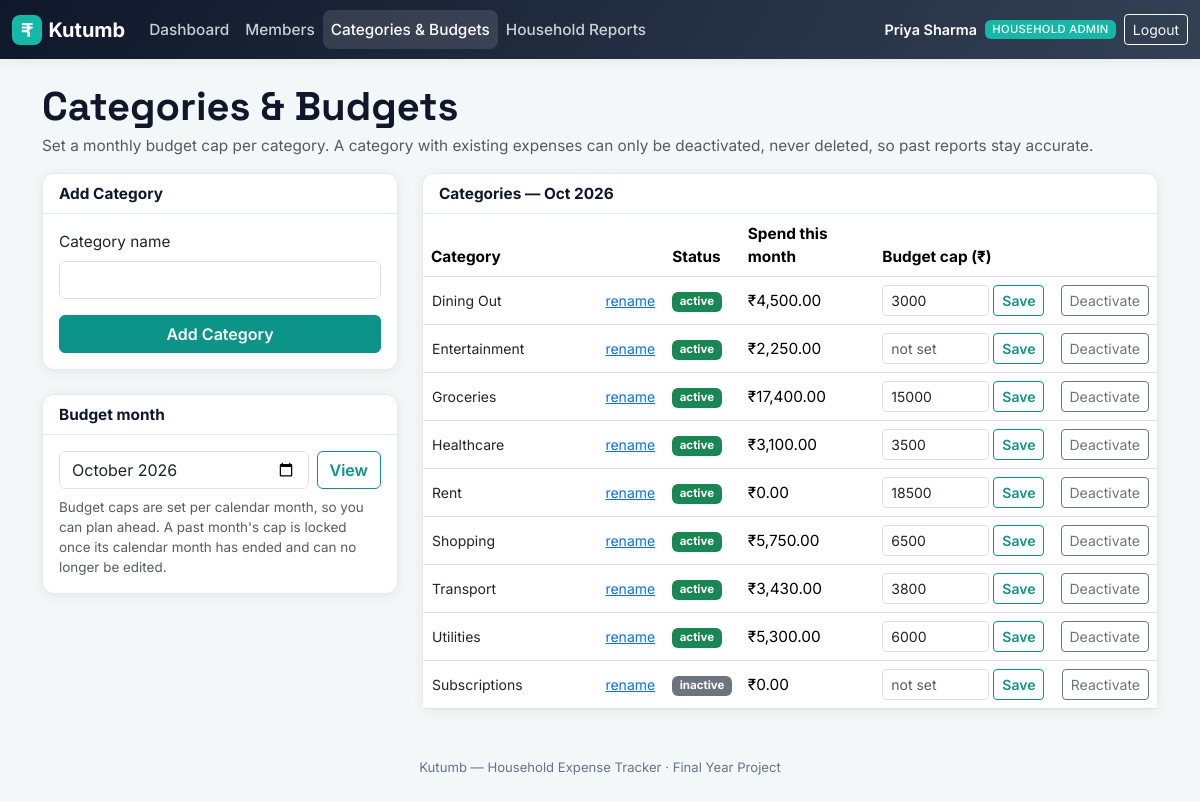
Screenshot of /index.php?route=admin/categories (signed in) with the database file from the repository.
### tables this page shows
CREATE TABLE categories (
    id            INT AUTO_INCREMENT PRIMARY KEY,
    name          VARCHAR(80) NOT NULL UNIQUE,
    is_active     TINYINT(1) NOT NULL DEFAULT 1,
    created_at    TIMESTAMP NOT NULL DEFAULT CURRENT_TIMESTAMP
);

### app/controllers/AdminController.php (called while the page is built, shortened)
<?php
require_once __DIR__ . '/../models/Category.php';
require_once __DIR__ . '/../models/Budget.php';
require_once __DIR__ . '/../models/Expense.php';
class AdminController
{
    public function categories(): void
    {
        $month = $_GET['month'] ?? date('Y-m');
        $categories = Category::all();
        $budgets = Budget::forMonth($month);
        $spend = Expense::categoryTotalsForMonth($month, null);
        require __DIR__ . '/../views/admin/categories.php';
    }
}

### public/index.php (called while the page is built, shortened)
<?php
require_once __DIR__ . '/../core/helpers.php';
require_once __DIR__ . '/../core/Database.php';
require_once __DIR__ . '/../app/models/Category.php';
require_once __DIR__ . '/../app/models/Budget.php';
require_once __DIR__ . '/../app/models/Expense.php';
require_once __DIR__ . '/../app/controllers/AdminController.php';
$router = new Router();
$router->get('login', fn() => (new AuthController())->showLogin());
$router->post('login', fn() => (new AuthController())->login());
$router->post('logout', fn() => (new AuthController())->logout());
$router->get('admin/dashboard', fn() => (new AdminController())->dashboard());
$router->get('admin/members', fn() => (new AdminController())->members());
$router->post('admin/members/store', fn() => (new AdminController())->memberStore());
$router->post('admin/members/status', fn() => (new AdminController())->memberStatus());
$router->get('admin/categories', fn() => (new AdminController())->categories());
$router->post('admin/categories/store', fn() => (new AdminController())->categoryStore());
$router->post('admin/categories/rename', fn() => (new AdminController())->categoryRename());
$router->post('admin/categories/toggle', fn() => (new AdminController())->categoryToggle());
$router->post('admin/budgets/store', fn() => (new AdminController())->budgetStore());
$router->get('admin/reports', fn() => (new AdminController())->reports());
$router->get('admin/reports/export', fn() => (new AdminController())->reportExport());
$router->get('member/dashboard', fn() => (new MemberController())->dashboard());
$router->get('member/expenses', fn() => (new MemberController())->expenses());
$router->get('member/insights', fn() => (new MemberController())->insights());
$router->get('member/report', fn() => (new MemberController())->report());
$router->get('member/report/export', fn() => (new MemberController())->reportExport());
$router->post('expenses/store', fn() => (new ExpenseController())->store());
$router->post('expenses/update', fn() => (new ExpenseController())->update());
$router->post('expenses/delete', fn() => (new ExpenseController())->delete());
$route = request_str($_GET['route'] ?? '');
$router->dispatch($_SERVER['REQUEST_METHOD'], $route);

### core/Router.php (called while the page is built, shortened)
<?php
class Router
{
    private array $routes = ['GET' => [], 'POST' => []];
    public function get(string $route, callable $handler): void
    {
        $this->routes['GET'][$route] = $handler;
    }
    public function post(string $route, callable $handler): void
    {
        $this->routes['POST'][$route] = $handler;
    }
    public function dispatch(string $method, string $route): void
    {
        $handler = $this->routes[$method][$route] ?? null;
        try {
            $handler();
        } catch (Throwable $e) {
            error_log($e->getMessage());
            http_response_code(500);
            require __DIR__ . '/../app/views/errors/500.php';
        }
    }
}

### core/helpers.php (called while the page is built, shortened)
<?php
function e($value): string
{
    return htmlspecialchars($value, ENT_QUOTES, 'UTF-8');
}
function format_inr(float $amount): string
{
    $negative = $amount < 0;
    $amount = abs($amount);
    $parts = explode('.', number_format($amount, 2, '.', ''));
    $whole = $parts[0];
    $decimal = $parts[1];
    if (strlen($whole) > 3) {
        $lastThree = substr($whole, -3);
        $rest = substr($whole, 0, -3);
        $rest = preg_replace('/\B(?=(\d{2})+(?!\d))/', ',', $rest);
        $whole = $rest . ',' . $lastThree;
    }
    return ($negative ? '-' : '') . '₹' . $whole . '.' . $decimal;
}
function month_label(string $ym): string
{
    $ts = DateTime::createFromFormat('Y-m-d', $ym . '-01');
    return $ts ? $ts->format('M Y') : $ym;
}

### config/database.php (called while the page is built)
<?php
return [
    'host'     => '127.0.0.1',
    'port'     => 3306,
    'database' => 'expense_tracker',
    'username' => 'root',
    'password' => '',
    'charset'  => 'utf8mb4',
];

### core/Database.php (called while the page is built)
<?php
class Database
{
    private static ?PDO $instance = null;
    public static function connect(): PDO
    {
        if (self::$instance === null) {
            $config = require __DIR__ . '/../config/database.php';
            $dsn = sprintf(
                'mysql:host=%s;port=%d;dbname=%s;charset=%s',
                $config['host'],
                $config['port'],
                $config['database'],
                $config['charset']
            );
            self::$instance = new PDO($dsn, $config['username'], $config['password'], [
                PDO::ATTR_ERRMODE            => PDO::ERRMODE_EXCEPTION,
                PDO::ATTR_DEFAULT_FETCH_MODE => PDO::FETCH_ASSOC,
                PDO::ATTR_EMULATE_PREPARES   => false,
            ]);
        }
        return self::$instance;
    }
}

### app/models/Category.php (called while the page is built, shortened)
<?php
class Category
{
    public static function all(): array
    {
        $stmt = Database::connect()->query('SELECT * FROM categories ORDER BY is_active DESC, name');
        return $stmt->fetchAll();
    }
}

### app/models/Expense.php (called while the page is built, shortened)
<?php
class Expense
{
    public static function categoryTotalsForMonth(string $month, ?int $userId = null): array
    {
        $sql = "SELECT category_id, SUM(amount) AS total
                FROM expenses
                WHERE DATE_FORMAT(expense_date, '%Y-%m') = ?";
        $params = [$month];
        $sql .= ' GROUP BY category_id';
        $stmt = Database::connect()->prepare($sql);
        $stmt->execute($params);
        $out = [];
        foreach ($stmt->fetchAll() as $row) {
            $out[(int)$row['category_id']] = (float)$row['total'];
        }
        return $out;
    }
}

### app/models/Budget.php (called while the page is built, shortened)
<?php
class Budget
{
    public static function forMonth(string $month): array
    {
        $stmt = Database::connect()->prepare('SELECT category_id, cap_amount FROM budgets WHERE month = ?');
        $stmt->execute([$month]);
        $out = [];
        foreach ($stmt->fetchAll() as $row) {
            $out[(int)$row['category_id']] = (float)$row['cap_amount'];
        }
        return $out;
    }
}

### app/views/admin/categories.php (the view, shortened to what this page needs)
<?php require __DIR__ . '/../partials/header.php'; ?>
<?php require __DIR__ . '/../partials/navbar.php'; ?>
<main class="container py-4">
    <h1 class="page-title">Categories &amp; Budgets</h1>
    <p class="text-muted">Set a monthly budget cap per category. A category with existing expenses can only be deactivated, never deleted, so past reports stay accurate.</p>
    <div class="row g-4">
        <div class="col-lg-4">
            <div class="card mb-4">
                <div class="card-header">Add Category</div>
                <div class="card-body">
                    <form method="POST" action="/index.php?route=admin/categories/store">
                        <div class="mb-3">
                            <label class="form-label">Category name</label>
                            <input type="text" name="name" class="form-control" maxlength="80" required>
                        </div>
                        <button type="submit" class="btn btn-teal w-100">Add Category</button>
                    </form>
                </div>
            </div>
            <div class="card">
                <div class="card-header">Budget month</div>
                <div class="card-body">
                    <form method="GET" action="/index.php" class="d-flex gap-2">
                        <input type="month" name="month" class="form-control" value="<?= e($month) ?>">
                        <button type="submit" class="btn btn-outline-teal">View</button>
                    </form>
                    <p class="text-muted small mt-2 mb-0">Budget caps are set per calendar month, so you can plan ahead. A past month's cap is locked once its calendar month has ended and can no longer be edited.</p>
                </div>
            </div>
        </div>
        <div class="col-lg-8">
            <div class="card">
                <div class="card-header">Categories — <?= e(month_label($month)) ?></div>
                <div class="table-responsive">
                    <table class="table table-hover align-middle mb-0">
                        <thead>
                        <tr><th>Category</th><th>Status</th><th>Spend this month</th><th>Budget cap (₹)</th><th></th></tr>
                        </thead>
                        <tbody>
                        <?php $monthLocked = $month < date('Y-m'); ?>
                        <?php foreach ($categories as $cat):
                            $spent = $spend[$cat['id']] ?? 0.0;
                            $cap = $budgets[$cat['id']] ?? null;
                        ?>
                            <tr>
                                <td>
                                    <form method="POST" action="/index.php?route=admin/categories/rename" class="d-flex gap-1 align-items-center category-rename-form">
                                        <input type="text" name="name" value="<?= e($cat['name']) ?>" class="form-control form-control-sm rename-input" readonly maxlength="80">
                                        <button type="button" class="btn btn-sm btn-link p-0 rename-edit-btn">rename</button>
                                    </form>
                                </td>
                                <td>
                                    <span class="badge <?= $cat['is_active'] ? 'text-bg-success' : 'text-bg-secondary' ?>">
                                        <?= $cat['is_active'] ? 'active' : 'inactive' ?>
                                    </span>
                                </td>
                                <td><?= e(format_inr((float)$spent)) ?></td>
                                <td>
                                    <?php if ($monthLocked): ?>
                                        <span class="text-muted small">
                                            <?= $cap !== null ? e(format_inr($cap)) : 'not set' ?>
                                            &mdash; <span class="badge text-bg-secondary">locked</span>
                                        </span>
                                    <?php else: ?>
                                        <form method="POST" action="/index.php?route=admin/budgets/store" class="d-flex gap-1">
                                            <input type="number" step="0.01" min="0.01" name="cap_amount" class="form-control form-control-sm"
                                                   value="<?= $cap !== null ? e((string)$cap) : '' ?>" placeholder="not set" style="max-width: 8.5rem">
                                            <button type="submit" class="btn btn-sm btn-outline-teal">Save</button>
                                        </form>
                                    <?php endif; ?>
                                </td>
                                <td class="text-end">
                                    <form method="POST" action="/index.php?route=admin/categories/toggle" class="d-inline">
                                        <button type="submit" class="btn btn-sm btn-outline-secondary">
                                            <?= $cat['is_active'] ? 'Deactivate' : 'Reactivate' ?>
                                        </button>
                                    </form>
                                </td>
                            </tr>
                        <?php endforeach; ?>
                        </tbody>
                    </table>
                </div>
            </div>
        </div>
    </div>
</main>
<?php require __DIR__ . '/../partials/footer.php'; ?>

### rows the page displays
categories: name "Dining Out", is_active "active", id "₹4,500.00", cap_amount "3000"
categories: name "Entertainment", is_active "active", id "₹2,250.00"
categories: name "Groceries", is_active "active", id "₹17,400.00", cap_amount "15000"
categories: name "Healthcare", is_active "active", id "₹3,100.00", cap_amount "3500"
categories: name "Rent", is_active "active", id "₹0.00", cap_amount "18500"
categories: name "Shopping", is_active "active", id "₹5,750.00", cap_amount "6500"
categories: name "Transport", is_active "active", id "₹3,430.00", cap_amount "3800"
categories: name "Utilities", is_active "active", id "₹5,300.00", cap_amount "6000"
categories: name "Subscriptions", is_active "inactive", id "₹0.00"

### other values shown
$label "Dashboard"
$label "Members"
$label "Categories & Budgets"
$label "Household Reports"
Auth::name() "Priya Sharma"
month_label($month) "Oct 2026"
